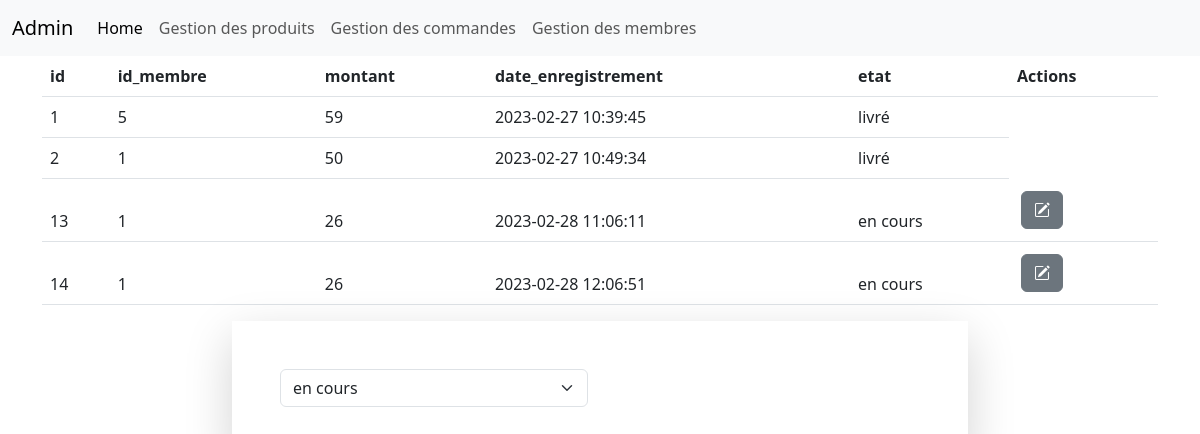
The page /admin/gestionCommandes.php (signed in) on the database its author committed.
### tables this page shows
CREATE TABLE `commande` (
  `id` int(11) NOT NULL,
  `id_membre` int(11) NOT NULL,
  `montant` int(11) NOT NULL,
  `date_enregistrement` datetime NOT NULL DEFAULT CURRENT_TIMESTAMP,
  `etat` enum('en cours','validé','expédié','livré') NOT NULL
);

### admin/gestionCommandes.php (the view, shortened to what this page needs)
<?php require_once '../include/init.php';
    $showTable = '';
    $reqCommandes = $pdo->query("SELECT * FROM commande");
    if ($reqCommandes->rowCount() > 0) {
        $showTable .= '<table class="table table-striped table-hover"><thead><tr>';
        for ($i = 0; $i < $reqCommandes->columnCount(); $i++) {
            $colonne = $reqCommandes->getColumnMeta($i);
            $showTable .= '<th>' . $colonne['name'] . '</th>';
        }
        $showTable .= '<th>Actions</th>';
        $showTable .= '</tr>';
        while ($commandes = $reqCommandes->fetch(PDO::FETCH_ASSOC)) {
            $showTable .= '<tr>';
            foreach ($commandes as $key => $value) {
                if ($key == 'photo') {
                    $showTable .= '<td><img src="' . $value . '" width="100" height="100"></td>';
                } else {
                    $value = substr($value, 0, 150);
                    $showTable .= '<td>' . $value . '</td>';
                }
            }
            if($commandes['etat'] != "livré"){
                $showTable .= '<td>
                                <a href="gestionCommandes.php?action=update&id=' . $commandes['id'] . '" class="btn btn-secondary m-1">
                                <i class="bi bi-pencil-square"></i>
                                </a>
                            </td>';
                $showTable .= '</tr>';
            }
        }
        $showTable .= '</table>';
    }
    $statut = (isset($commandeModif['statut'])) ? $commandeModif['statut'] : '';
    ?>
    <?php require_once 'common/head.php'; ?>
    <div class="container">
        <?= $showTable ?>
        <div class="row">
            <div class="col-md-8 m-auto">
                <section class="shadow-lg p-5">
                <form action="" method="post" enctype="multipart/form-data">
                    <div class="row">
                        <div class="col-md-6">
                            <select class="form-select" name='etat'>
                                <option value="en cours" <?php if ($statut == "en cours") echo 'selected' ?>>en cours</option>
                            </select>
                        </div>
                    <div class="d-grid gap-2 col-6 mx-auto">
                    </div>
                    </div>
                </form>
                </section>
            </div>
        </div>
    </div>
<?php require_once 'common/foot.php'; ?>

### admin/common/head.php (shortened to what this page needs)
<!DOCTYPE html>
<html lang="en">
<head>
    <link rel="stylesheet" href="https://cdn.jsdelivr.net/npm/bootstrap-icons@1.10.3/font/bootstrap-icons.css">
    <link href="https://cdn.jsdelivr.net/npm/bootstrap@5.3.0-alpha1/dist/css/bootstrap.min.css" rel="stylesheet">
</head>
<body>
<nav class="navbar navbar-expand-lg bg-body-tertiary">
  <div class="container-fluid">
    <a class="navbar-brand" href="#">Admin</a>
    <div class="collapse navbar-collapse" id="navbarSupportedContent">
      <ul class="navbar-nav me-auto mb-2 mb-lg-0">
        <li class="nav-item">
          <a class="nav-link active" aria-current="page" href="../index.php">Home</a>
        </li>
        <li class="nav-item">
          <a class="nav-link" href="gestionProduits.php">Gestion des produits</a>
        </li>
        <li class="nav-item">
          <a class="nav-link" href="gestionCommandes.php">Gestion des commandes</a>
        </li>
        <li class="nav-item">
          <a class="nav-link" href="gestionMembres.php">Gestion des membres</a>
        </li>
      </ul>
    </div>
  </div>
</nav>

### admin/common/foot.php (shortened to what this page needs)
</body>
</html>

### rows shown on the page
commande: id "1", id_membre "5", montant "59", date_enregistrement "2023-02-27 10:39:45", etat "livré"
commande: id "2", id_membre "1", montant "50", date_enregistrement "2023-02-27 10:49:34", etat "livré"
commande: id "13", id_membre "1", montant "26", date_enregistrement "2023-02-28 11:06:11", etat "en cours"
commande: id "14", id_membre "1", montant "26", date_enregistrement "2023-02-28 12:06:51", etat "en cours"

### other values the page prints
$colonne['name'] "id"
$colonne['name'] "id_membre"
$colonne['name'] "montant"
$colonne['name'] "date_enregistrement"
$colonne['name'] "etat"
